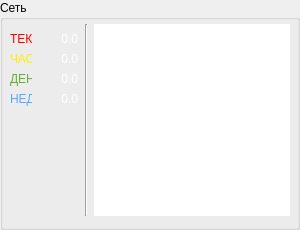
                 <widget class="QGroupBox" name="box_NetworkOvw">
                  <property name="minimumSize">
                   <size>
                    <width>300</width>
                    <height>129</height>
                   </size>
                  </property>
                  <property name="maximumSize">
                   <size>
                    <width>300</width>
                    <height>16777215</height>
                   </size>
                  </property>
                  <property name="title">
                   <string>Сеть</string>
                  </property>
                  <layout class="QGridLayout" name="gridLayout_7">
                   <property name="leftMargin">
                    <number>7</number>
                   </property>
                   <property name="topMargin">
                    <number>4</number>
                   </property>
                   <property name="rightMargin">
                    <number>7</number>
                   </property>
                   <item row="0" column="0">
                    <layout class="QFormLayout" name="formLayout_10">
                     <property name="topMargin">
                      <number>8</number>
                     </property>
                     <property name="rightMargin">
                      <number>0</number>
                     </property>
                     <property name="bottomMargin">
                      <number>4</number>
                     </property>
                     <item row="0" column="0">
                      <widget class="QLabel" name="lbl_ReadOnly69">
                       <property name="maximumSize">
                        <size>
                         <width>22</width>
                         <height>15</height>
                        </size>
                       </property>
                       <property name="text">
                        <string>&lt;html&gt;&lt;head/&gt;&lt;body&gt;&lt;p&gt;&lt;span style=&quot; color:#ff0000;&quot;&gt;ТЕК&lt;/span&gt;&lt;/p&gt;&lt;/body&gt;&lt;/html&gt;</string>
                       </property>
                      </widget>
                     </item>
                     <item row="0" column="1">
                      <widget class="QPushButton" name="lbl_CurrentDataFlow">
                       <property name="minimumSize">
                        <size>
                         <width>41</width>
                         <height>0</height>
                        </size>
                       </property>
                       <property name="baseSize">
                        <size>
                         <width>40</width>
                         <height>0</height>
                        </size>
                       </property>
                       <property name="styleSheet">
                        <string notr="true">QPushButton {	
	border: none;
	background: none;
	color: white; 
	font: 9pt &quot;Segoe UI Semilight&quot;; 
	text-align: right; 
	padding-right: 1px;
	min-width: 40px;
}

QPushButton:hover {
	color: rgb(70, 175, 38);
}

QPushButton:pressed {
	color: rgb(47, 105, 23);
}</string>
                       </property>
                       <property name="text">
                        <string>0.0</string>
                       </property>
                      </widget>
                     </item>
                     <item row="1" column="0">
                      <widget class="QLabel" name="lbl_ReadOnly70">
                       <property name="maximumSize">
                        <size>
                         <width>22</width>
                         <height>15</height>
                        </size>
                       </property>
                       <property name="text">
                        <string>&lt;html&gt;&lt;head/&gt;&lt;body&gt;&lt;p&gt;&lt;span style=&quot; color:#ffee00;&quot;&gt;ЧАС&lt;/span&gt;&lt;/p&gt;&lt;/body&gt;&lt;/html&gt;</string>
                       </property>
                      </widget>
                     </item>
                     <item row="1" column="1">
                      <widget class="QPushButton" name="lbl_HourDataFlow">
                       <property name="minimumSize">
                        <size>
                         <width>41</width>
                         <height>0</height>
                        </size>
                       </property>
                       <property name="baseSize">
                        <size>
                         <width>40</width>
                         <height>0</height>
                        </size>
                       </property>
                       <property name="styleSheet">
                        <string notr="true">QPushButton {	
	border: none;
	background: none;
	color: white; 
	font: 9pt &quot;Segoe UI Semilight&quot;; 
	text-align: right; 
	padding-right: 1px;
	min-width: 40px;
}

QPushButton:hover {
	color: rgb(70, 175, 38);
}

QPushButton:pressed {
	color: rgb(47, 105, 23);
}</string>
                       </property>
                       <property name="text">
                        <string>0.0</string>
                       </property>
                      </widget>
                     </item>
                     <item row="2" column="0">
                      <widget class="QLabel" name="lbl_ReadOnly71">
                       <property name="maximumSize">
                        <size>
                         <width>22</width>
                         <height>15</height>
                        </size>
                       </property>
                       <property name="text">
                        <string>&lt;html&gt;&lt;head/&gt;&lt;body&gt;&lt;p&gt;&lt;span style=&quot; color:#66b036;&quot;&gt;ДЕН&lt;/span&gt;&lt;/p&gt;&lt;/body&gt;&lt;/html&gt;</string>
                       </property>
                      </widget>
                     </item>
                     <item row="2" column="1">
                      <widget class="QPushButton" name="lbl_DailyDataFlow">
                       <property name="minimumSize">
                        <size>
                         <width>41</width>
                         <height>0</height>
                        </size>
                       </property>
                       <property name="baseSize">
                        <size>
                         <width>40</width>
                         <height>0</height>
                        </size>
                       </property>
                       <property name="styleSheet">
                        <string notr="true">QPushButton {	
	border: none;
	background: none;
	color: white; 
	font: 9pt &quot;Segoe UI Semilight&quot;; 
	text-align: right; 
	padding-right: 1px;
	min-width: 40px;
}

QPushButton:hover {
	color: rgb(70, 175, 38);
}

QPushButton:pressed {
	color: rgb(47, 105, 23);
}</string>
                       </property>
                       <property name="text">
                        <string>0.0</string>
                       </property>
                      </widget>
                     </item>
                     <item row="3" column="0">
                      <widget class="QLabel" name="lbl_ReadOnly72">
                       <property name="maximumSize">
                        <size>
                         <width>22</width>
                         <height>15</height>
                        </size>
                       </property>
                       <property name="text">
                        <string>&lt;html&gt;&lt;head/&gt;&lt;body&gt;&lt;p&gt;&lt;span style=&quot; color:#55aaff;&quot;&gt;НЕД&lt;/span&gt;&lt;/p&gt;&lt;/body&gt;&lt;/html&gt;</string>
                       </property>
                      </widget>
                     </item>
                     <item row="3" column="1">
                      <widget class="QPushButton" name="lbl_WeeklyDataFlow">
                       <property name="minimumSize">
                        <size>
                         <width>41</width>
                         <height>0</height>
                        </size>
                       </property>
                       <property name="baseSize">
                        <size>
                         <width>40</width>
                         <height>0</height>
                        </size>
                       </property>
                       <property name="styleSheet">
                        <string notr="true">QPushButton {	
	border: none;
	background: none;
	color: white; 
	font: 9pt &quot;Segoe UI Semilight&quot;; 
	text-align: right; 
	padding-right: 1px;
	min-width: 40px;
}

QPushButton:hover {
	color: rgb(70, 175, 38);
}

QPushButton:pressed {
	color: rgb(47, 105, 23);
}</string>
                       </property>
                       <property name="text">
                        <string>0.0</string>
                       </property>
                      </widget>
                     </item>
                    </layout>
                   </item>
                   <item row="0" column="1">
                    <widget class="Line" name="line_12">
                     <property name="orientation">
                      <enum>Qt::Vertical</enum>
                     </property>
                    </widget>
                   </item>
                   <item row="0" column="2">
                    <widget class="PlotWidget" name="plw_Network">
                     <property name="minimumSize">
                      <size>
                       <width>196</width>
                       <height>97</height>
                      </size>
                     </property>
                     <property name="maximumSize">
                      <size>
                       <width>196</width>
                       <height>16777215</height>
                      </size>
                     </property>
                     <property name="styleSheet">
                      <string notr="true">border: none</string>
                     </property>
                     <property name="interactive">
                      <bool>false</bool>
                     </property>
                    </widget>
                   </item>
                  </layout>
                 </widget>
